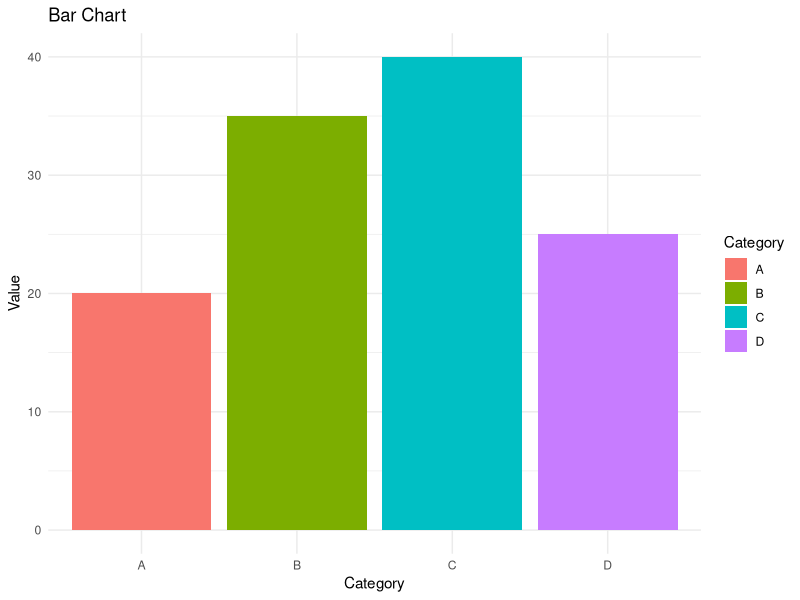

The R source for this figure:
# Load necessary libraries
library(ggplot2)

# Create sample data frame (replace this with your actual data)
data <- data.frame(
  Category = c("A", "B", "C", "D"),
  Value = c(20, 35, 40, 25)
)

# Create bar chart
ggplot(data, aes(x = Category, y = Value, fill = Category)) +
  geom_bar(stat = "identity") +
  labs(title = "Bar Chart", x = "Category", y = "Value") +
  theme_minimal()
